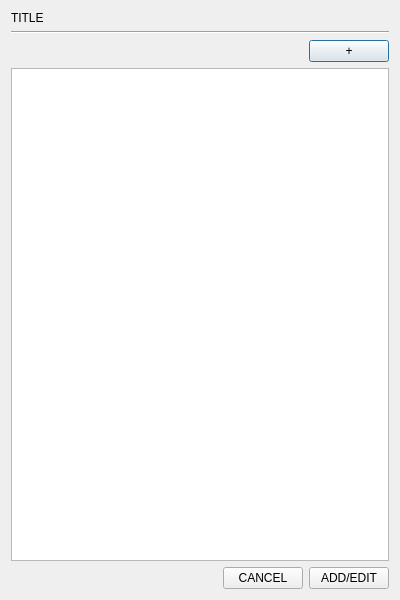
<?xml version="1.0" encoding="UTF-8"?>
<ui version="4.0">
 <class>DLGEditorVertices</class>
 <widget class="QDialog" name="DLGEditorVertices">
  <property name="geometry">
   <rect>
    <x>0</x>
    <y>0</y>
    <width>400</width>
    <height>600</height>
   </rect>
  </property>
  <property name="windowTitle">
   <string>Dialog</string>
  </property>
  <layout class="QVBoxLayout" name="verticalLayout">
   <item>
    <widget class="QLabel" name="lblTitle">
     <property name="text">
      <string>TITLE</string>
     </property>
    </widget>
   </item>
   <item>
    <widget class="Line" name="line">
     <property name="orientation">
      <enum>Qt::Horizontal</enum>
     </property>
    </widget>
   </item>
   <item>
    <layout class="QHBoxLayout" name="horLytAddBt">
     <item>
      <spacer name="spacerHoriAddBt">
       <property name="orientation">
        <enum>Qt::Horizontal</enum>
       </property>
       <property name="sizeHint" stdset="0">
        <size>
         <width>40</width>
         <height>20</height>
        </size>
       </property>
      </spacer>
     </item>
     <item>
      <widget class="QPushButton" name="btAddVertex">
       <property name="text">
        <string>+</string>
       </property>
      </widget>
     </item>
    </layout>
   </item>
   <item>
    <widget class="QListWidget" name="listVw">
     <property name="dragDropMode">
      <enum>QAbstractItemView::InternalMove</enum>
     </property>
     <property name="defaultDropAction">
      <enum>Qt::MoveAction</enum>
     </property>
     <property name="alternatingRowColors">
      <bool>true</bool>
     </property>
    </widget>
   </item>
   <item>
    <layout class="QHBoxLayout" name="horizontalLayout">
     <item>
      <spacer name="horizontalSpacer_2">
       <property name="orientation">
        <enum>Qt::Horizontal</enum>
       </property>
       <property name="sizeHint" stdset="0">
        <size>
         <width>40</width>
         <height>20</height>
        </size>
       </property>
      </spacer>
     </item>
     <item>
      <widget class="QPushButton" name="btCancel">
       <property name="text">
        <string>CANCEL</string>
       </property>
       <property name="autoDefault">
        <bool>false</bool>
       </property>
      </widget>
     </item>
     <item>
      <widget class="QPushButton" name="btSubmit">
       <property name="text">
        <string>ADD/EDIT</string>
       </property>
      </widget>
     </item>
    </layout>
   </item>
  </layout>
 </widget>
 <resources/>
 <connections/>
</ui>
